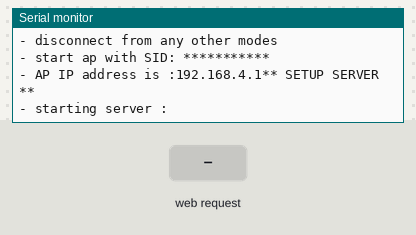
The sketch below on a simulated ESP8266 (NodeMCU). On the bench: the last lines printed to the serial monitor. Inputs (shaded band) come from the test bench. WiFi joins after 1.5 s; servers stay silent unless stated.

Above: at 1.2 s.
1.3 s: HTTP request GET /feed received
At 1.7 s:
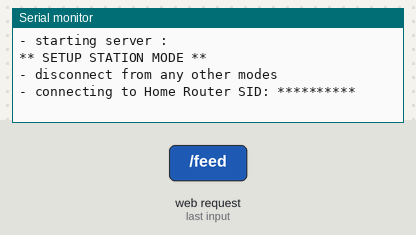
At 4.1 s:
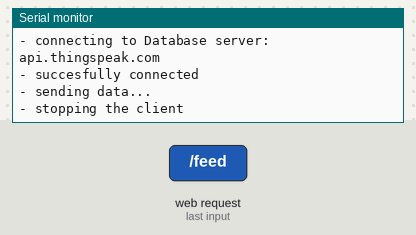

The sketch:

ESP32AccesPoint.ino
```cpp
/*
  Geekstips.com
  IoT project - Communication between two ESP8266 - Talk with Each Other
  ESP8266 Arduino code example
*/

#include <ESP8266WiFi.h>
#include <ESP8266WebServer.h>

// IoT platform Credentials
String apiKey = "";
const char* logServer = "api.thingspeak.com";

// Internet router credentials
const char* ssid = "***********";
const char* password = "***********";

ESP8266WebServer server(80);

void setup() {
  Serial.begin(74880);
  WiFi.mode(WIFI_AP_STA);
  setupAccessPoint();
}

// Handling the /root web page from my server
void handle_index() {
  server.send(200, "text/plain", "My server!");
}

// Handling the /feed page from my server
void handle_feed() {
  String t = server.arg("temp");
  String h = server.arg("hum");

  server.send(200, "text/plain", "This is response to client");
  setupStMode(t, h);
}

void setupAccessPoint() {
  Serial.println("** SETUP ACCESS POINT **");
  Serial.println("- disconnect from any other modes");
  WiFi.disconnect();
  Serial.println("- start ap with SID: " + String(ssid));
  WiFi.softAP(ssid, password);
  IPAddress myIP = WiFi.softAPIP();
  Serial.print("- AP IP address is :");
  Serial.print(myIP);
  setupServer();
}

void setupServer() {
  Serial.println("** SETUP SERVER **");
  Serial.println("- starting server :");
  server.on("/", handle_index);
  server.on("/feed", handle_feed);
  server.begin();
}

void setupStMode(String t, String v) {
  Serial.println("** SETUP STATION MODE **");
  Serial.println("- disconnect from any other modes");
  WiFi.disconnect();
  Serial.println();
  Serial.println("- connecting to Home Router SID: **********");
  WiFi.begin("*********", "*********");
  while (WiFi.status() != WL_CONNECTED) {
    delay(500);
    Serial.print(".");
  }
  Serial.println();
  Serial.println("- succesfully connected");
  Serial.println("- starting client");

  WiFiClient client;
  Serial.println("- connecting to Database server: " + String(logServer));
  if (client.connect(logServer, 80)) {
    Serial.println("- succesfully connected");
    String postStr = apiKey;
    postStr += "&field1=";
    postStr += String(t);
    postStr += "&field2=";
    postStr += String(v);
    postStr += "\r\n\r\n";
    Serial.println("- sending data...");
    client.print("POST /update HTTP/1.1\n");
    client.print("Host: api.thingspeak.com\n");
    client.print("Connection: close\n");
    client.print("X-THINGSPEAKAPIKEY: " + apiKey + "\n");
    client.print("Content-Type: application/x-www-form-urlencoded\n");
    client.print("Content-Length: ");
    client.print(postStr.length());
    client.print("\n\n");
    client.print(postStr);
  }
  client.stop();
  Serial.println("- stopping the client");
  /** If your ESP does not respond you can just
  *** reset after each request sending
    Serial.println("- trying reset");
    ESP.reset();
  **/
}

void loop() {
  server.handleClient();
}
```

Measured:
- after the input at 1.3 s, the serial monitor: prints a new line at once (image 1)
